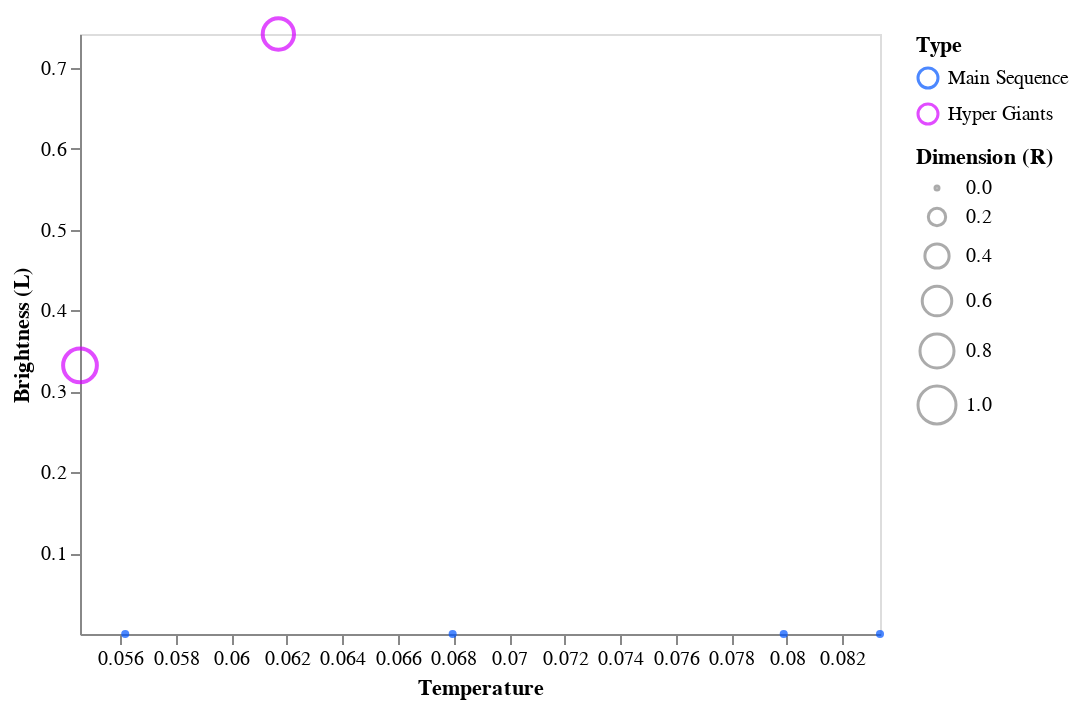

Source (notebook cell):
### Markdown cell above
A questa classe spettrale appertiene una sola stella: non è possibile ricavare dati esaustivi

### Code cell
data = dataset[dataset['Spectral_Class'] == 'K']

dom = ['Main Sequence', 'Hyper Giants']
rng = ['#0055ff', '#d400ff']

alt.Chart(data).mark_point().encode( 
    
    x = alt.X('Temperature',
         scale = alt.Scale(domain = (min(data.Temperature), max(data.Temperature))),
         axis = alt.Axis(format='K', title='Temperature', grid = False)
         ),
    
    y = alt.Y('L',
         scale = alt.Scale(domain = (min(data.L), max(data.L))),
         axis = alt.Axis(format='K', title='Brightness (L)', grid = False)
         ),
    
    size = alt.Size('R', 
                    scale = alt.Scale(domain = [0, 1]), 
                    legend = alt.Legend(title = 'Dimension (R)')
                   ),
    
    color = alt.Color('Type', scale=alt.Scale(domain=dom, range=rng)
                     )
    
)

### Figure 1 — Vega-Lite specification as saved in the notebook (floating-point values rounded to 4 significant figures)
{"config": {"view": {"continuousWidth": 400, "continuousHeight": 300}}, "data": {"name": "data-f03ec8949290cbb979d3d02c8cd677a3"}, "mark": "point", "encoding": {"color": {"type": "nominal", "field": "Type", "scale": {"domain": ["Main Sequence", "Hyper Giants"], "range": ["#0055ff", "#d400ff"]}}, "size": {"type": "quantitative", "field": "R", "legend": {"title": "Dimension (R)"}, "scale": {"domain": [0, 1]}}, "x": {"type": "quantitative", "axis": {"format": "K", "grid": false, "title": "Temperature"}, "field": "Temperature", "scale": {"domain": [0.05454, 0.08337]}}, "y": {"type": "quantitative", "axis": {"format": "K", "grid": false, "title": "Brightness (L)"}, "field": "L", "scale": {"domain": [9.997e-08, 0.7417]}}}, "$schema": "https://vega.github.io/schema/vega-lite/v4.8.1.json", "datasets": {"data-f03ec8949290cbb979d3d02c8cd677a3": [{"Temperature": 0.06797, "L": 1.8e-07, "R": 0.0004396, "A_M": 0.5762, "Color": "White-Yellow", "Spectral_Class": "K", "Type": "Main Sequence"}, {"Temperature": 0.05617, "L": 9.997e-08, "R": 0.0004037, "A_M": 0.5675, "Color": "White-Yellow", "Spectral_Class": "K", "Type": "Main Sequence"}, {"Temperature": 0.0799, "L": 4.202e-07, "R": 0.0005756, "A_M": 0.5222, "Color": "White-Yellow", "Spectral_Class": "K", "Type": "Main Sequence"}, {"Temperature": 0.08337, "L": 7.416e-07, "R": 0.0004453, "A_M": 0.5191, "Color": "Orange", "Spectral_Class": "K", "Type": "Main Sequence"}, {"Temperature": 0.05454, "L": 0.332, "R": 0.7873, "A_M": 0.01657, "Color": "Red", "Spectral_Class": "K", "Type": "Hyper Giants"}, {"Temperature": 0.06169, "L": 0.7417, "R": 0.6749, "A_M": 0.08505, "Color": "Orange", "Spectral_Class": "K", "Type": "Hyper Giants"}]}}
